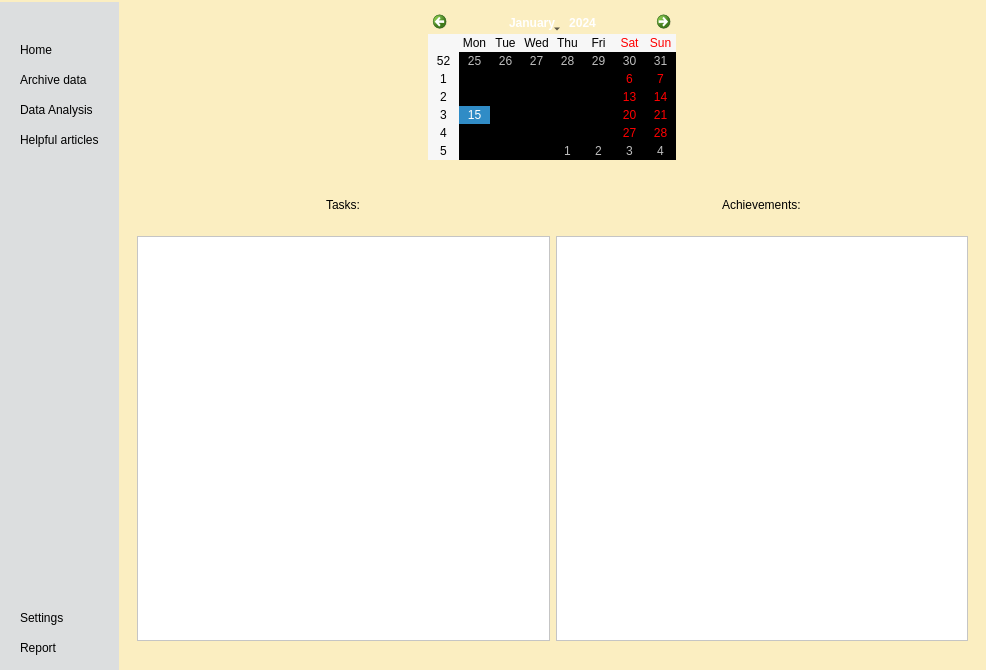
<?xml version="1.0" encoding="UTF-8"?>
<ui version="4.0">
 <class>Form</class>
 <widget class="QWidget" name="Form">
  <property name="geometry">
   <rect>
    <x>0</x>
    <y>0</y>
    <width>986</width>
    <height>670</height>
   </rect>
  </property>
  <property name="windowTitle">
   <string>Form</string>
  </property>
  <property name="styleSheet">
   <string notr="true">*
{
	background-color: transparent;
}

#centralwidget
{
	background-color: #FBEEC1;
}

#leftMenuContainer
{
	background-color: #DCDEDF;
}

#leftSubContainer QPushButton
{
	text-align: left;
	padding: 5px 10px;
	border-top-left-radius: 10 px;
	border-bottom-left-radius: 10 px;
}

#leftMenuContainer QPushButton:hover
{
	background-color: #BDBBBB;
}

#mainBottomWidget QLabel
{
	font-size: 24 px;
}

#mainBottomWidget QTextBrowser
{
	background-color: #FFFFFF;
}

QCalendarWidget
{
	background-color: #FFFFFF;
}

</string>
  </property>
  <layout class="QVBoxLayout" name="verticalLayout">
   <property name="spacing">
    <number>0</number>
   </property>
   <property name="leftMargin">
    <number>0</number>
   </property>
   <property name="topMargin">
    <number>0</number>
   </property>
   <property name="rightMargin">
    <number>0</number>
   </property>
   <property name="bottomMargin">
    <number>0</number>
   </property>
   <item>
    <widget class="QWidget" name="centralwidget" native="true">
     <layout class="QHBoxLayout" name="horizontalLayout">
      <property name="spacing">
       <number>0</number>
      </property>
      <property name="leftMargin">
       <number>0</number>
      </property>
      <property name="topMargin">
       <number>2</number>
      </property>
      <property name="rightMargin">
       <number>0</number>
      </property>
      <property name="bottomMargin">
       <number>0</number>
      </property>
      <item>
       <widget class="QWidget" name="leftMenuContainer" native="true">
        <layout class="QVBoxLayout" name="verticalLayout_2">
         <property name="spacing">
          <number>0</number>
         </property>
         <property name="leftMargin">
          <number>0</number>
         </property>
         <property name="topMargin">
          <number>0</number>
         </property>
         <property name="rightMargin">
          <number>0</number>
         </property>
         <property name="bottomMargin">
          <number>0</number>
         </property>
         <item alignment="Qt::AlignLeft">
          <widget class="QWidget" name="leftSubContainer" native="true">
           <property name="sizePolicy">
            <sizepolicy hsizetype="Preferred" vsizetype="Preferred">
             <horstretch>0</horstretch>
             <verstretch>0</verstretch>
            </sizepolicy>
           </property>
           <layout class="QVBoxLayout" name="verticalLayout_4">
            <property name="spacing">
             <number>0</number>
            </property>
            <property name="leftMargin">
             <number>0</number>
            </property>
            <property name="topMargin">
             <number>0</number>
            </property>
            <property name="rightMargin">
             <number>0</number>
            </property>
            <property name="bottomMargin">
             <number>0</number>
            </property>
            <item alignment="Qt::AlignTop">
             <widget class="QFrame" name="leftTopFrame">
              <property name="frameShape">
               <enum>QFrame::StyledPanel</enum>
              </property>
              <property name="frameShadow">
               <enum>QFrame::Raised</enum>
              </property>
              <layout class="QHBoxLayout" name="horizontalLayout_2">
               <property name="spacing">
                <number>0</number>
               </property>
               <property name="leftMargin">
                <number>0</number>
               </property>
               <property name="topMargin">
                <number>0</number>
               </property>
               <property name="rightMargin">
                <number>0</number>
               </property>
               <property name="bottomMargin">
                <number>0</number>
               </property>
               <item>
                <widget class="QPushButton" name="menuBtn">
                 <property name="toolTip">
                  <string>Menu</string>
                 </property>
                 <property name="text">
                  <string/>
                 </property>
                 <property name="icon">
                  <iconset resource="main_resources.qrc">
                   <normaloff>:/icons/icons/6498732_application_list_menu_mobile_smartphone_icon.png</normaloff>:/icons/icons/6498732_application_list_menu_mobile_smartphone_icon.png</iconset>
                 </property>
                 <property name="iconSize">
                  <size>
                   <width>24</width>
                   <height>24</height>
                  </size>
                 </property>
                </widget>
               </item>
              </layout>
             </widget>
            </item>
            <item alignment="Qt::AlignTop">
             <widget class="QFrame" name="leftCentralFrame">
              <property name="sizePolicy">
               <sizepolicy hsizetype="Preferred" vsizetype="Expanding">
                <horstretch>0</horstretch>
                <verstretch>0</verstretch>
               </sizepolicy>
              </property>
              <property name="frameShape">
               <enum>QFrame::StyledPanel</enum>
              </property>
              <property name="frameShadow">
               <enum>QFrame::Raised</enum>
              </property>
              <layout class="QVBoxLayout" name="verticalLayout_3">
               <item>
                <widget class="QPushButton" name="homeBtn">
                 <property name="toolTip">
                  <string>Home</string>
                 </property>
                 <property name="text">
                  <string>Home</string>
                 </property>
                 <property name="icon">
                  <iconset resource="main_resources.qrc">
                   <normaloff>:/icons/icons/icons8-home-64.png</normaloff>:/icons/icons/icons8-home-64.png</iconset>
                 </property>
                 <property name="iconSize">
                  <size>
                   <width>24</width>
                   <height>24</height>
                  </size>
                 </property>
                </widget>
               </item>
               <item>
                <widget class="QPushButton" name="archiveBtn">
                 <property name="toolTip">
                  <string>Archive</string>
                 </property>
                 <property name="text">
                  <string>Archive data</string>
                 </property>
                 <property name="icon">
                  <iconset resource="main_resources.qrc">
                   <normaloff>:/icons/icons/icons8-news-64.png</normaloff>:/icons/icons/icons8-news-64.png</iconset>
                 </property>
                 <property name="iconSize">
                  <size>
                   <width>24</width>
                   <height>24</height>
                  </size>
                 </property>
                </widget>
               </item>
               <item>
                <widget class="QPushButton" name="dataAnalysisBtn">
                 <property name="toolTip">
                  <string>Data Analysis</string>
                 </property>
                 <property name="text">
                  <string>Data Analysis</string>
                 </property>
                 <property name="icon">
                  <iconset resource="main_resources.qrc">
                   <normaloff>:/icons/icons/7549001_user_interface_graph_chart_business_icon.png</normaloff>:/icons/icons/7549001_user_interface_graph_chart_business_icon.png</iconset>
                 </property>
                 <property name="iconSize">
                  <size>
                   <width>24</width>
                   <height>24</height>
                  </size>
                 </property>
                </widget>
               </item>
               <item>
                <widget class="QPushButton" name="pushButton">
                 <property name="text">
                  <string>Helpful articles</string>
                 </property>
                 <property name="icon">
                  <iconset resource="main_resources.qrc">
                   <normaloff>:/icons/icons/icons8-news-64 (1).png</normaloff>:/icons/icons/icons8-news-64 (1).png</iconset>
                 </property>
                 <property name="iconSize">
                  <size>
                   <width>24</width>
                   <height>24</height>
                  </size>
                 </property>
                </widget>
               </item>
              </layout>
             </widget>
            </item>
            <item>
             <spacer name="verticalSpacer">
              <property name="orientation">
               <enum>Qt::Vertical</enum>
              </property>
              <property name="sizeHint" stdset="0">
               <size>
                <width>20</width>
                <height>40</height>
               </size>
              </property>
             </spacer>
            </item>
            <item>
             <widget class="QFrame" name="leftBottomFrame">
              <property name="frameShape">
               <enum>QFrame::StyledPanel</enum>
              </property>
              <property name="frameShadow">
               <enum>QFrame::Raised</enum>
              </property>
              <layout class="QVBoxLayout" name="verticalLayout_5">
               <item>
                <widget class="QPushButton" name="settingsBtn">
                 <property name="toolTip">
                  <string>Settings</string>
                 </property>
                 <property name="text">
                  <string>Settings</string>
                 </property>
                 <property name="icon">
                  <iconset resource="main_resources.qrc">
                   <normaloff>:/icons/icons/icons8-settings-64.png</normaloff>:/icons/icons/icons8-settings-64.png</iconset>
                 </property>
                 <property name="iconSize">
                  <size>
                   <width>24</width>
                   <height>24</height>
                  </size>
                 </property>
                </widget>
               </item>
               <item>
                <widget class="QPushButton" name="reportBtn">
                 <property name="toolTip">
                  <string>Report</string>
                 </property>
                 <property name="text">
                  <string>Report</string>
                 </property>
                 <property name="icon">
                  <iconset resource="main_resources.qrc">
                   <normaloff>:/icons/icons/7324045_ui_interface_email_mail_message_icon.png</normaloff>:/icons/icons/7324045_ui_interface_email_mail_message_icon.png</iconset>
                 </property>
                 <property name="iconSize">
                  <size>
                   <width>24</width>
                   <height>24</height>
                  </size>
                 </property>
                </widget>
               </item>
              </layout>
             </widget>
            </item>
           </layout>
          </widget>
         </item>
        </layout>
       </widget>
      </item>
      <item>
       <widget class="QWidget" name="mainMenuContainer" native="true">
        <property name="sizePolicy">
         <sizepolicy hsizetype="Expanding" vsizetype="Preferred">
          <horstretch>0</horstretch>
          <verstretch>0</verstretch>
         </sizepolicy>
        </property>
        <layout class="QHBoxLayout" name="horizontalLayout_3">
         <property name="spacing">
          <number>0</number>
         </property>
         <property name="leftMargin">
          <number>0</number>
         </property>
         <property name="topMargin">
          <number>0</number>
         </property>
         <property name="rightMargin">
          <number>0</number>
         </property>
         <property name="bottomMargin">
          <number>0</number>
         </property>
         <item>
          <widget class="QWidget" name="mainSubContainer" native="true">
           <layout class="QVBoxLayout" name="verticalLayout_6">
            <property name="spacing">
             <number>11</number>
            </property>
            <property name="leftMargin">
             <number>0</number>
            </property>
            <property name="topMargin">
             <number>0</number>
            </property>
            <property name="rightMargin">
             <number>0</number>
            </property>
            <property name="bottomMargin">
             <number>11</number>
            </property>
            <item alignment="Qt::AlignHCenter|Qt::AlignTop">
             <widget class="QWidget" name="mainTopWidget" native="true">
              <layout class="QVBoxLayout" name="verticalLayout_7">
               <item>
                <widget class="QCalendarWidget" name="calendarWidget"/>
               </item>
              </layout>
             </widget>
            </item>
            <item>
             <widget class="QWidget" name="mainBottomWidget" native="true">
              <layout class="QVBoxLayout" name="verticalLayout_8">
               <item>
                <widget class="QWidget" name="subTopWidget" native="true">
                 <layout class="QHBoxLayout" name="horizontalLayout_4">
                  <item alignment="Qt::AlignHCenter|Qt::AlignVCenter">
                   <widget class="QLabel" name="label">
                    <property name="text">
                     <string>Tasks:</string>
                    </property>
                   </widget>
                  </item>
                  <item alignment="Qt::AlignHCenter|Qt::AlignVCenter">
                   <widget class="QLabel" name="label_2">
                    <property name="text">
                     <string>Achievements:</string>
                    </property>
                   </widget>
                  </item>
                 </layout>
                </widget>
               </item>
               <item>
                <widget class="QWidget" name="subBottomWidget" native="true">
                 <layout class="QHBoxLayout" name="horizontalLayout_5">
                  <item>
                   <widget class="QTextBrowser" name="textBrowser"/>
                  </item>
                  <item>
                   <widget class="QTextBrowser" name="textBrowser_2"/>
                  </item>
                 </layout>
                </widget>
               </item>
              </layout>
             </widget>
            </item>
           </layout>
          </widget>
         </item>
        </layout>
       </widget>
      </item>
     </layout>
    </widget>
   </item>
  </layout>
 </widget>
 <resources>
  <include location="main_resources.qrc"/>
  <include location="../../../../QtDesigner/main_resources.qrc"/>
 </resources>
 <connections/>
</ui>
